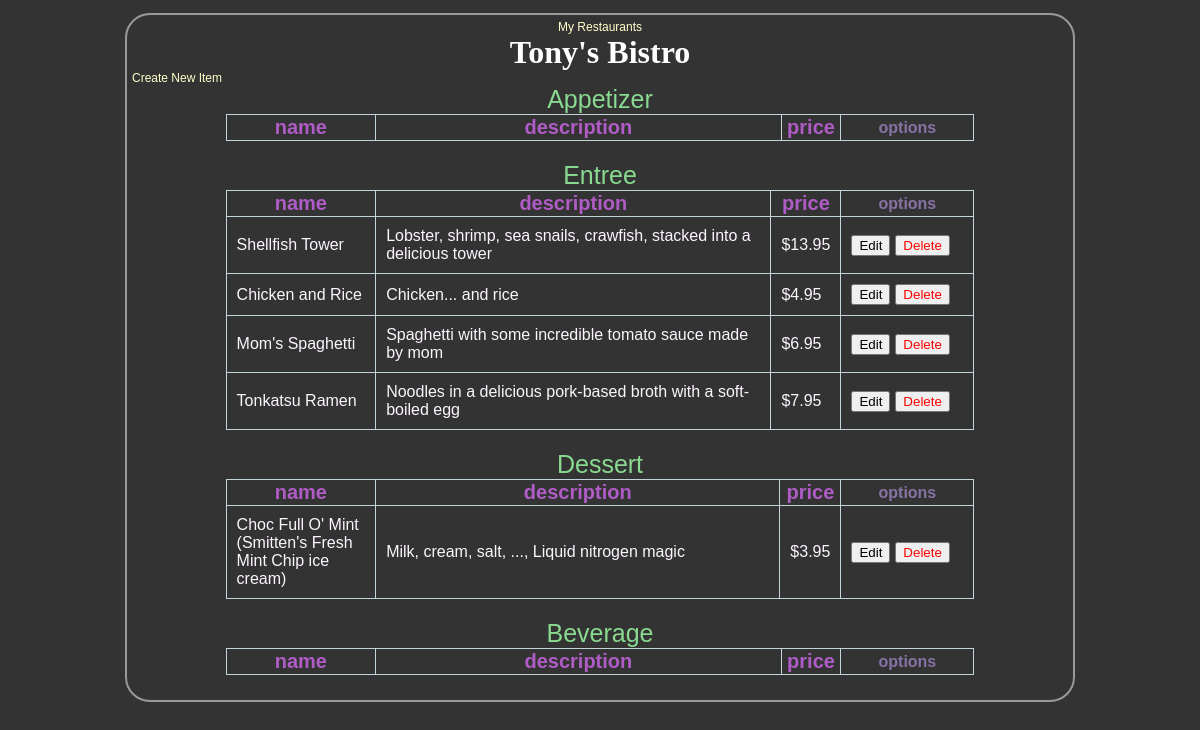
/restaurants/5/menu/, run on the app's committed database.
### database_setup.py (models this page shows, shortened)
class Restaurant(Base):
    __tablename__ = 'restaurant'
    id = Column(Integer, primary_key=True)
    name = Column(String(250), nullable=False)

class MenuItem(Base):
    __tablename__ = 'menu_item'
    name = Column(String(80), nullable=False)
    id = Column(Integer, primary_key=True)
    description = Column(String(250))
    price = Column(String(8),nullable=False)
    course = Column(String(250))
    restaurant_id = Column(Integer, ForeignKey('restaurant.id'))
    restaurant = relationship(Restaurant)

### finalProject.py (the view)
@app.route('/restaurants/<int:restaurant_id>/')
@app.route('/restaurants/<int:restaurant_id>/menu/<string:hilightFlag>')
@app.route('/restaurants/<int:restaurant_id>/menu/')
def restaurantMenu(restaurant_id,hilightFlag="None"):
    restaurant = session.query(Restaurant).filter_by(id=restaurant_id).one()
    items = session.query(MenuItem).filter_by(restaurant_id=restaurant_id)
    return render_template(
        'menu.html',hilightFlag=hilightFlag ,restaurant=restaurant, items=items, restaurant_id=restaurant_id,tableheaders=tableheaders)

### templates/menu.html (shortened to what this page needs)
<html>
<head>
	<link rel=stylesheet type=text/css href="{{ url_for('static', filename='style.css') }}">
	</head>
<body>
<div class = 'pane'>
		<div class = 'header'>
		<a href="{{url_for('restaurants')}}">My Restaurants</a>
		<h1>{{ restaurant.name }}</h1>
	    </div>
	<a href = '{{url_for('newMenuItem', restaurant_id = restaurant.id) }}'>Create New Item</a>
    <div calss="tables">
    {%for header in tableheaders%}
    	<table>
    		<caption class="main-header">{{header}}</caption>
    		<th class="col1">name</th>
    		<th class="col2">description</th>
    		<th class="col3">price</th>
    		<th class="options">options</th>
    		{% for item in items %}
            {% if item.course==header %}
            {% if item.name==hilightFlag %}
            <tr id="hilight">
            {% else %}
            <tr>
            {% endif %}
                <td>{{item.name}}</td>
                <td>{{item.description}}</td>
                <td>{{item.price}}</td>
                <td><button onclick="location.href='{{url_for('editMenuItem',restaurant_id=restaurant.id,menu_id=item.id)}}'">Edit</button><button color='red' onclick="location.href='{{url_for('deleteMenuItem',restaurant_id=restaurant.id,menu_id=item.id)}}'"><font color="red">Delete</font></button></td>
            </tr>
            {% endif %}
            {% endfor %}
        </table>
    {%endfor %}
    </div>
</div>
</body>
</html>

### static/style.css (style rules this page uses)
body { font-family: sans-serif;background-color: #333333; }
h1, h2, h3, h4 { color: #FFFFFF; }
h1, h2 { font-family: 'Georgia', serif; margin: 0; }
table,td,th { border:1px solid #C3D4DA;border-collapse: collapse; }
table { width:80%;margin-left: 10%;margin-right: 10%;margin-bottom: 20px }
.main-header { font-size: 25px ;color: #89DA90; }
.col1 ,.col2,.col3 { font-size: 20px ;color:#B05CC6; }
.col1 { width: 20% }
.col3 { width:8%; }
.options { width:130px;color:#8772A4; }
td { color:#FCF5FE;padding:10px }
button { margin-right: 5px; }
a { text-decoration: none; color:#FFFFCC; font-size: .75em; }
.pane { position:absolute;right:10%; left:10%; border: 2px solid; border-radius: 25px; padding: 5px; margin: 5px; border-color: #999999; background-color: #333333 }
.header { left:50%; text-align: center; }

### data on the page
Restaurant: name "Tony's Bistro"
MenuItem: name "Shellfish Tower", description "Lobster, shrimp, sea snails, crawfish, stacked into a delicious tower", price "$13.95"
MenuItem: name "Chicken and Rice", description "Chicken... and rice", price "$4.95"
MenuItem: name "Mom's Spaghetti", description "Spaghetti with some incredible tomato sauce made by mom", price "$6.95"
MenuItem: name "Tonkatsu Ramen", description "Noodles in a delicious pork-based broth with a soft-boiled egg", price "$7.95"
MenuItem: name "Choc Full O' Mint (Smitten's Fresh Mint Chip ice cream)", description "Milk, cream, salt, ..., Liquid nitrogen magic", price "$3.95"

### other printed values
{{ header }} "Appetizer" "Entree" "Dessert" "Beverage"
